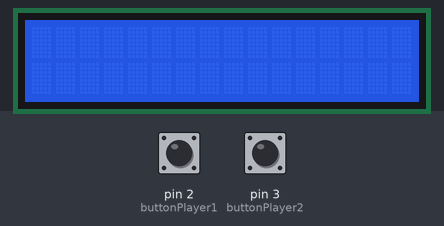
The sketch below on a simulated Arduino Uno, built with avr-gcc and run on an emulated ATmega328P. Parts: 16×2 character LCD. Inputs (shaded band) come from the test bench; at power-on: pin 2 (buttonPlayer1) HIGH, pin 3 (buttonPlayer2) HIGH.

Above: at 1.2 s.
1.3 s: pin 2 (buttonPlayer1) pulled LOW for 0.15 s
At 2.1 s:
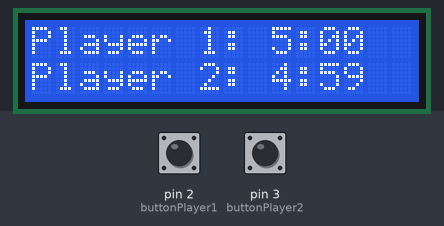
4.4 s: pin 3 (buttonPlayer2) pulled LOW for 0.15 s
At 5.8 s:
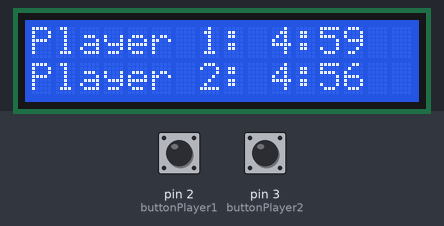
7.5 s: pin 2 (buttonPlayer1) pulled LOW for 1 s
At 9.2 s:
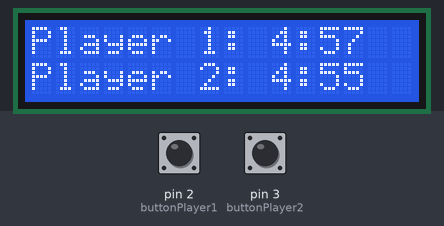
10.9 s: pin 3 (buttonPlayer2) pulled LOW for 1 s
At 12.2 s:
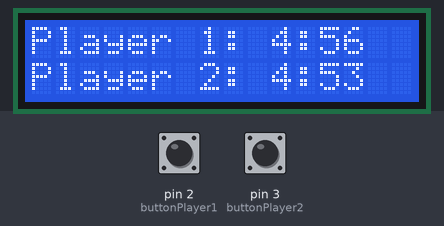
Timing chart, 0 to 13.9 s (numbered marks = the images above; inputs shaded):
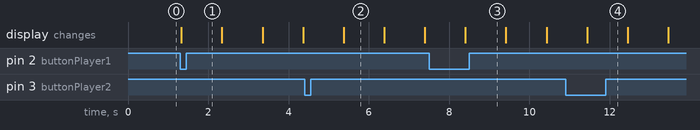

Measured:
- after the input at 1.3 s, the display: changes at once (image 1)

The sketch:

sketch_jan29a.ino
```cpp
#include <Wire.h>
#include <LiquidCrystal_I2C.h>

LiquidCrystal_I2C lcd(0x27, 16, 2); // Адрес дисплея, количество символов в строке, количество строк

const int buttonPlayer1 = 2; // Кнопка для управления таймером первого игрока
const int buttonPlayer2 = 3; // Кнопка для управления таймером второго игрока

bool player1Turn = true; // Первый игрок начинает
int player1Minutes = 5;  // Время игры для каждого игрока (в минутах)
int player1Seconds = 0;
int player2Minutes = 5;
int player2Seconds = 0;
bool gameStarted = false; // Флаг, указывающий на начало игры

void setup() {
  lcd.init();
  lcd.backlight();

  pinMode(buttonPlayer1, INPUT_PULLUP);
  pinMode(buttonPlayer2, INPUT_PULLUP);

  attachInterrupt(digitalPinToInterrupt(buttonPlayer1), switchPlayer1, FALLING);
  attachInterrupt(digitalPinToInterrupt(buttonPlayer2), switchPlayer2, FALLING);
}

void loop() {
  if (gameStarted) {
    updateTimer();
    displayTime();
  }
}

void switchPlayer1() {
  if (!gameStarted) {
    gameStarted = true;
  }
  player1Turn = !player1Turn;
}

void switchPlayer2() {
  if (!gameStarted) {
    gameStarted = true;
  }
  player1Turn = !player1Turn;
}

void updateTimer() {
  static unsigned long previousMillis = 0;
  const long interval = 1000; // 1 секунда

  unsigned long currentMillis = millis();

  if (currentMillis - previousMillis >= interval) {
    previousMillis = currentMillis;

    if (player1Turn) {
      if (player1Seconds > 0) {
        player1Seconds--;
      } else {
        if (player1Minutes > 0) {
          player1Minutes--;
          player1Seconds = 59;
        } else {
          gameStarted = false;
          displayWinner("Player 2");
        }
      }
    } else {
      if (player2Seconds > 0) {
        player2Seconds--;
      } else {
        if (player2Minutes > 0) {
          player2Minutes--;
          player2Seconds = 59;
        } else {
          gameStarted = false;
          displayWinner("Player 1");
        }
      }
    }
  }
}

void displayTime() {
  lcd.clear();
  lcd.setCursor(0, 0);
  lcd.print("Player 1: ");
  lcd.print(player1Minutes);
  lcd.print(":");
  if (player1Seconds < 10) lcd.print("0");
  lcd.print(player1Seconds);

  lcd.setCursor(0, 1);
  lcd.print("Player 2: ");
  lcd.print(player2Minutes);
  lcd.print(":");
  if (player2Seconds < 10) lcd.print("0");
  lcd.print(player2Seconds);
}

void displayWinner(const char* winner) {
  lcd.clear();
  lcd.setCursor(0, 0);
  lcd.print(winner);
  lcd.print(" wins!");

  lcd.setCursor(0, 1);
  lcd.print("Game over");
}
```
